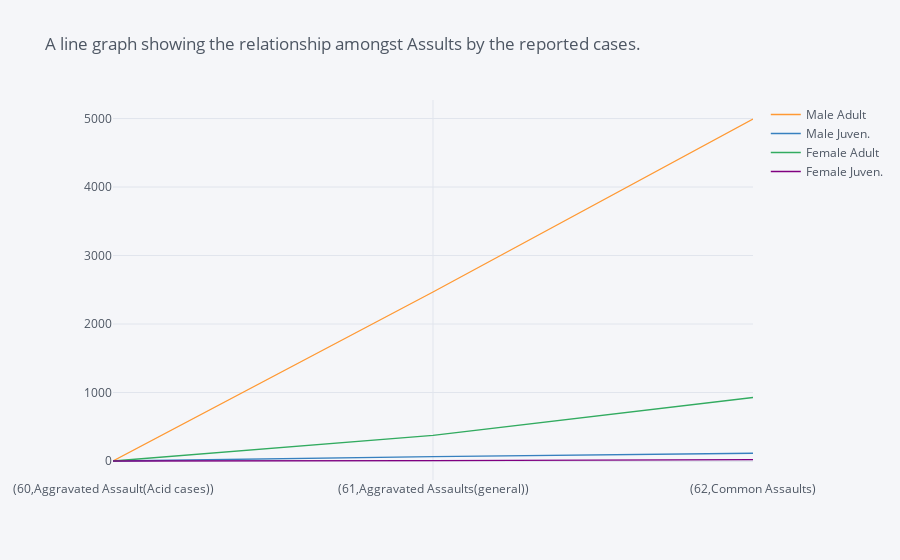

This figure's notebook cell:
### Code cell
# Line graph for the Data stored in variable ActualAccusedconvicted
Accusedcharge.iplot(kind='line',title='A line graph showing the relationship amongst Assults by the reported cases.')

### Figure 1 — Plotly figure (JSON) as saved in the notebook; plotly's stock layout.template omitted (floating-point values rounded to 4 significant figures)
{"data": [{"line": {"color": "rgba(255, 153, 51, 1.0)", "dash": "solid", "shape": "linear", "width": 1.3}, "mode": "lines", "name": "Male Adult", "text": "", "type": "scatter", "x": ["(60,Aggravated Assault(Acid cases))", "(61,Aggravated Assaults(general))", "(62,Common Assaults)"], "y": [2, 2467, 4993]}, {"line": {"color": "rgba(55, 128, 191, 1.0)", "dash": "solid", "shape": "linear", "width": 1.3}, "mode": "lines", "name": "Male Juven.", "text": "", "type": "scatter", "x": ["(60,Aggravated Assault(Acid cases))", "(61,Aggravated Assaults(general))", "(62,Common Assaults)"], "y": [0, 64, 113]}, {"line": {"color": "rgba(50, 171, 96, 1.0)", "dash": "solid", "shape": "linear", "width": 1.3}, "mode": "lines", "name": "Female Adult", "text": "", "type": "scatter", "x": ["(60,Aggravated Assault(Acid cases))", "(61,Aggravated Assaults(general))", "(62,Common Assaults)"], "y": [0, 373, 927]}, {"line": {"color": "rgba(128, 0, 128, 1.0)", "dash": "solid", "shape": "linear", "width": 1.3}, "mode": "lines", "name": "Female Juven.", "text": "", "type": "scatter", "x": ["(60,Aggravated Assault(Acid cases))", "(61,Aggravated Assaults(general))", "(62,Common Assaults)"], "y": [0, 5, 21]}], "layout": {"legend": {"bgcolor": "#F5F6F9", "font": {"color": "#4D5663"}}, "paper_bgcolor": "#F5F6F9", "plot_bgcolor": "#F5F6F9", "title": {"font": {"color": "#4D5663"}, "text": "A line graph showing the relationship amongst Assults by the reported cases."}, "xaxis": {"gridcolor": "#E1E5ED", "showgrid": true, "tickfont": {"color": "#4D5663"}, "title": {"font": {"color": "#4D5663"}, "text": ""}, "zerolinecolor": "#E1E5ED"}, "yaxis": {"gridcolor": "#E1E5ED", "showgrid": true, "tickfont": {"color": "#4D5663"}, "title": {"font": {"color": "#4D5663"}, "text": ""}, "zerolinecolor": "#E1E5ED"}}}
